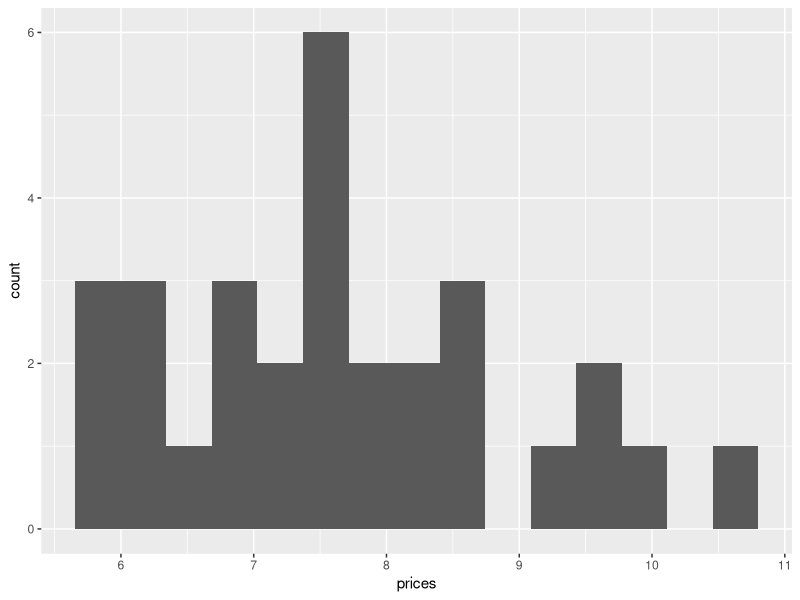
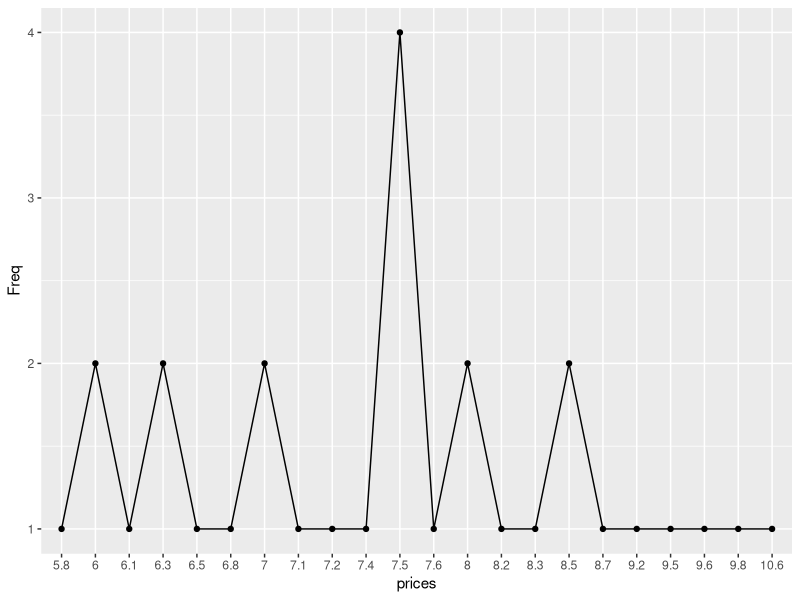

These charts were generated, in order, by the following R code:
library(ggplot2)
prices <- c(7.5,7.6,8.7,
            6.1,10.6,9.8,
            7,6,8.3,
            6,8.2,8.5,
            7.4,7.1,9.5,
            6.8,9.6,6.3,
            6.3,8.5,5.8,
            7.5,9.2,7.2,
            7,8,7.5,
            7.5,8,6.5)

df <- data.frame(prices)
df1 <- data.frame(table(prices))
df1$group <- rep("1",length(df1$prices))

image1 <- ggplot(df, aes(prices))+
  geom_histogram(bins = 15)


image2 <- ggplot(df1, aes(prices, Freq))+
  geom_point()+
  geom_line(aes(group = group))

ggsave("./04_basic_statistic/histogram_3_2_by_R.png",image1)
ggsave("./04_basic_statistic/polygon_3_2_by_R.png",image2)

